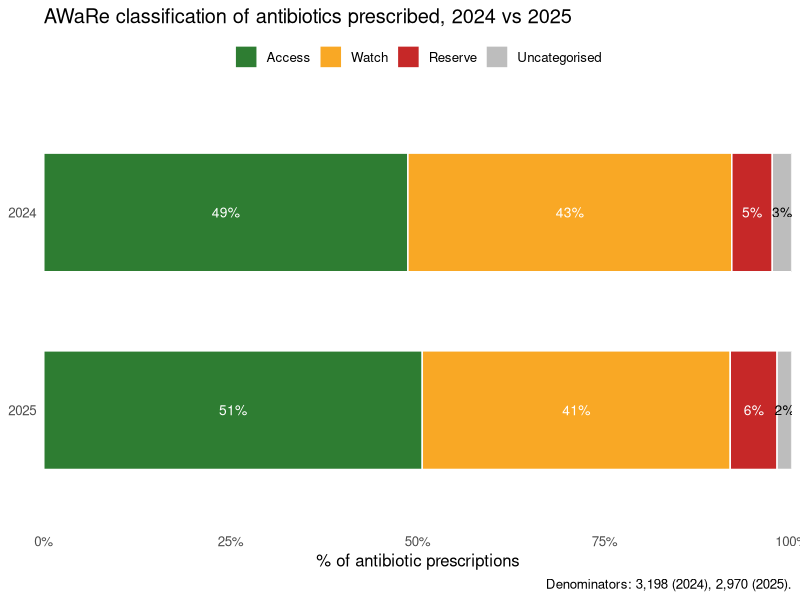
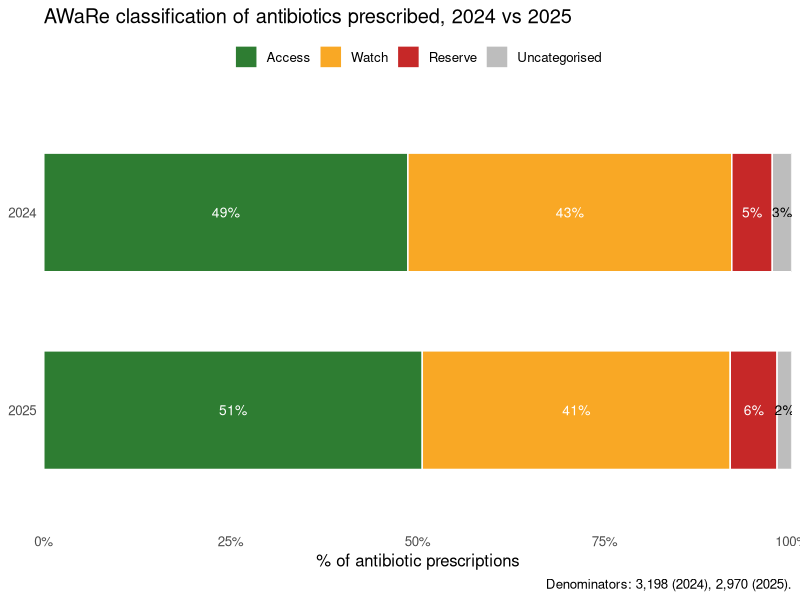

Source code (R) for these figures, in order:
library(tidyverse)

aware <- tribble(
  ~category,        ~year, ~n,   ~total,
  "Access",         2024, 1557, 3198,
  "Watch",          2024, 1385, 3198,
  "Reserve",        2024,  173, 3198,
  "Uncategorised",  2024,   83, 3198,
  "Access",         2025, 1503, 2970,
  "Watch",          2025, 1223, 2970,
  "Reserve",        2025,  186, 2970,
  "Uncategorised",  2025,   58, 2970
) |>
  mutate(pct = n / total * 100,
         category = factor(category, levels = c("Uncategorised", "Reserve", "Watch", "Access")),
         year = factor(year, levels = c(2025, 2024)))  # 2024 on top

ggplot(aware, aes(pct, year, fill = category)) +
  geom_col(width = 0.6, colour = "white") +
  geom_text(aes(label = sprintf("%.0f%%", pct)),
            position = position_stack(vjust = 0.5), size = 3.5,
            colour = ifelse(aware$category == "Uncategorised", "black", "white")) +
  scale_fill_manual(values = c("Access" = "#2e7d32", "Watch" = "#f9a825",
                               "Reserve" = "#c62828", "Uncategorised" = "#bdbdbd"),
                    breaks = c("Access", "Watch", "Reserve", "Uncategorised")) +
  scale_x_continuous(expand = c(0, 0), labels = function(x) paste0(x, "%")) +
  labs(x = "% of antibiotic prescriptions", y = NULL, fill = NULL,
       title = "AWaRe classification of antibiotics prescribed, 2024 vs 2025",
       caption = "Denominators: 3,198 (2024), 2,970 (2025).") +
  theme_minimal(base_size = 12) +
  theme(legend.position = "top", panel.grid = element_blank())

ggsave("12aware_2024_vs_2025.png", width = 9, height = 4, dpi = 300, bg = "white")
